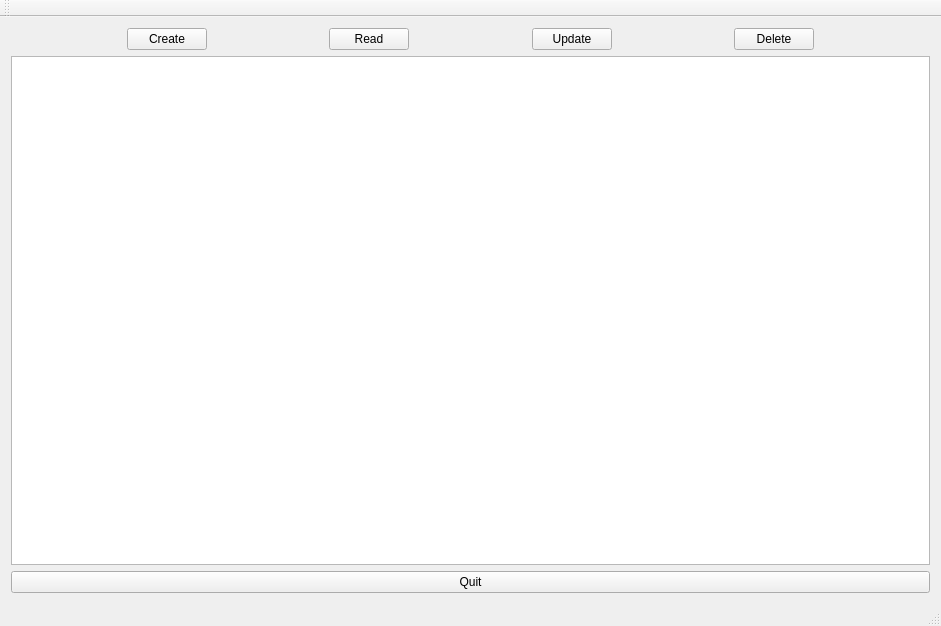
<?xml version="1.0" encoding="UTF-8"?>
<ui version="4.0">
 <class>MainWindow</class>
 <widget class="QMainWindow" name="MainWindow">
  <property name="geometry">
   <rect>
    <x>0</x>
    <y>0</y>
    <width>941</width>
    <height>626</height>
   </rect>
  </property>
  <property name="windowTitle">
   <string>MainWindow</string>
  </property>
  <widget class="QWidget" name="centralWidget">
   <layout class="QVBoxLayout" name="verticalLayout_3">
    <item>
     <layout class="QVBoxLayout" name="verticalLayout_2">
      <item>
       <layout class="QVBoxLayout" name="verticalLayout">
        <item>
         <layout class="QHBoxLayout" name="horizontalLayout">
          <item>
           <spacer name="horizontalSpacer_6">
            <property name="orientation">
             <enum>Qt::Horizontal</enum>
            </property>
            <property name="sizeHint" stdset="0">
             <size>
              <width>14</width>
              <height>22</height>
             </size>
            </property>
           </spacer>
          </item>
          <item>
           <widget class="QPushButton" name="buttonCreate">
            <property name="text">
             <string>Create</string>
            </property>
           </widget>
          </item>
          <item>
           <spacer name="horizontalSpacer_2">
            <property name="orientation">
             <enum>Qt::Horizontal</enum>
            </property>
            <property name="sizeHint" stdset="0">
             <size>
              <width>14</width>
              <height>22</height>
             </size>
            </property>
           </spacer>
          </item>
          <item>
           <widget class="QPushButton" name="buttonRead">
            <property name="text">
             <string>Read</string>
            </property>
           </widget>
          </item>
          <item>
           <spacer name="horizontalSpacer">
            <property name="orientation">
             <enum>Qt::Horizontal</enum>
            </property>
            <property name="sizeHint" stdset="0">
             <size>
              <width>14</width>
              <height>22</height>
             </size>
            </property>
           </spacer>
          </item>
          <item>
           <widget class="QPushButton" name="buttonUpdate">
            <property name="text">
             <string>Update</string>
            </property>
           </widget>
          </item>
          <item>
           <spacer name="horizontalSpacer_3">
            <property name="orientation">
             <enum>Qt::Horizontal</enum>
            </property>
            <property name="sizeHint" stdset="0">
             <size>
              <width>14</width>
              <height>22</height>
             </size>
            </property>
           </spacer>
          </item>
          <item>
           <widget class="QPushButton" name="buttonDelete">
            <property name="text">
             <string>Delete</string>
            </property>
           </widget>
          </item>
          <item>
           <spacer name="horizontalSpacer_7">
            <property name="orientation">
             <enum>Qt::Horizontal</enum>
            </property>
            <property name="sizeHint" stdset="0">
             <size>
              <width>14</width>
              <height>22</height>
             </size>
            </property>
           </spacer>
          </item>
         </layout>
        </item>
       </layout>
      </item>
      <item>
       <widget class="QTableView" name="tableView"/>
      </item>
     </layout>
    </item>
    <item>
     <widget class="QPushButton" name="buttonQuit">
      <property name="text">
       <string>Quit</string>
      </property>
     </widget>
    </item>
   </layout>
  </widget>
  <widget class="QMenuBar" name="menuBar">
   <property name="geometry">
    <rect>
     <x>0</x>
     <y>0</y>
     <width>941</width>
     <height>22</height>
    </rect>
   </property>
  </widget>
  <widget class="QToolBar" name="mainToolBar">
   <attribute name="toolBarArea">
    <enum>TopToolBarArea</enum>
   </attribute>
   <attribute name="toolBarBreak">
    <bool>false</bool>
   </attribute>
  </widget>
  <widget class="QStatusBar" name="statusBar"/>
 </widget>
 <layoutdefault spacing="6" margin="11"/>
 <resources/>
 <connections/>
</ui>
